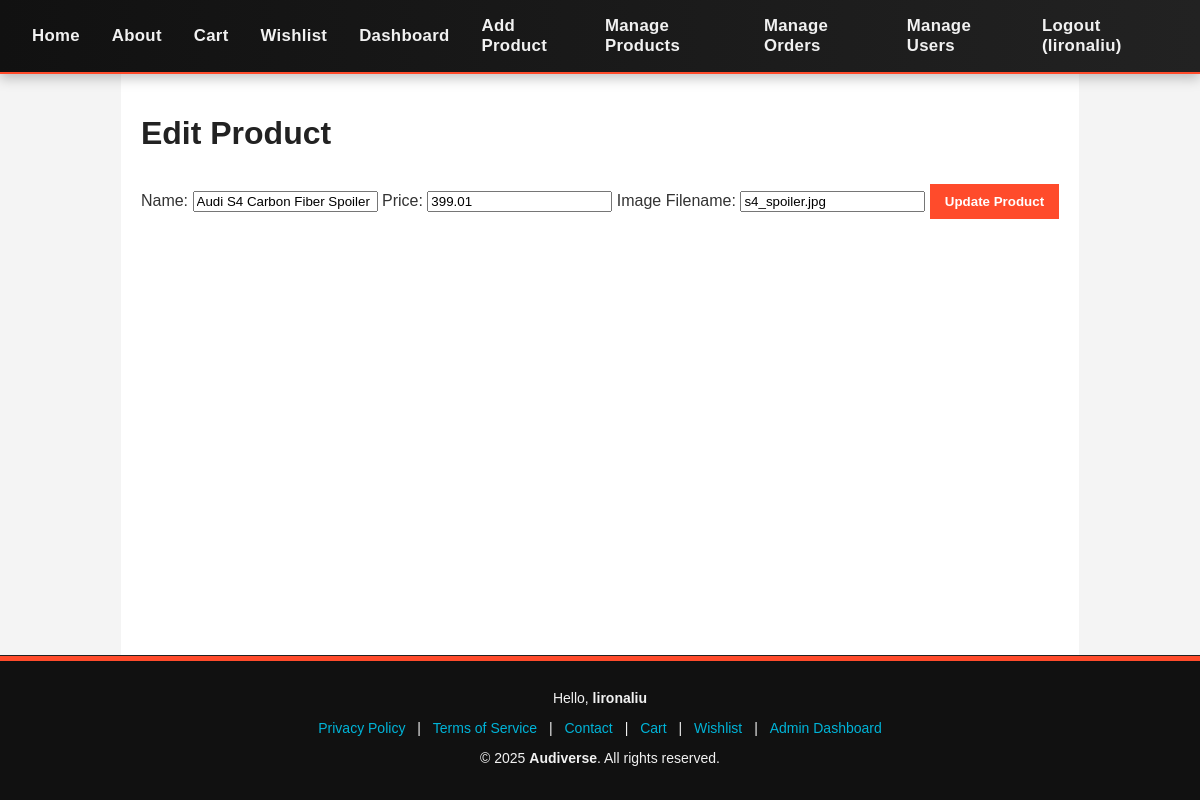
The app's page /admin/edit_product.php?id=5 (signed in) with its own data.
### tables this page shows
CREATE TABLE `products` (
  `id` int(11) NOT NULL,
  `name` varchar(255) NOT NULL,
  `category_id` int(11) NOT NULL,
  `description` text DEFAULT NULL,
  `price` decimal(10,2) NOT NULL,
  `stock` int(11) DEFAULT 0,
  `image` varchar(255) DEFAULT NULL,
  `created_at` timestamp NOT NULL DEFAULT current_timestamp()
);

### admin/edit_product.php (the view, shortened to what this page needs)
<?php
include(__DIR__ . '/../config/db.php');
include(__DIR__ . '/../includes/header.php');
include(__DIR__ . '/../includes/navbar.php');
$id = $_GET['id'] ?? 0;
$stmt = $conn->prepare("SELECT * FROM products WHERE id = ?");
$stmt->bind_param("i", $id);
$stmt->execute();
$result = $stmt->get_result();
$product = $result->fetch_assoc();
?>
<div class="container">
    <h1>Edit Product</h1>
    <form method="POST" action="">
        <label>Name:</label>
        <input type="text" name="name" value="<?php echo htmlspecialchars($product['name']); ?>" required />
        <label>Price:</label>
        <input type="number" step="0.01" name="price" value="<?php echo $product['price']; ?>" required />
        <label>Image Filename:</label>
        <input type="text" name="image" value="<?php echo htmlspecialchars($product['image']); ?>" required />
        <button type="submit" class="btn">Update Product</button>
    </form>
</div>
<?php include(__DIR__ . '/../includes/footer.php'); ?>

### assets/css/style.css (style rules this page uses)
* { box-sizing: border-box; font-family: Arial, sans-serif; }
body { margin: 0; background: #f4f4f4; color: #333; }
.container { max-width: 960px; margin: 0 auto; padding: 20px; background: white; }
h1, h2, h3 { color: #222; }
.btn { background: #ff4b2b; color: white; padding: 10px 15px; text-decoration: none; border: none; cursor: pointer; display: inline-block; margin-top: 10px; font-weight: bold; }
.btn { transition: transform 0.2s ease, background 0.3s ease; }

### includes/footer.php (style rules this page uses)
body { display: flex; flex-direction: column; min-height: 100vh; margin: 0; }
.container { flex: 1; }

### records on screen
products: name "Audi S4 Carbon Fiber Spoiler", price "399.01", image "s4_spoiler.jpg"

### other values on screen
$_SESSION['username'] "lironaliu"
